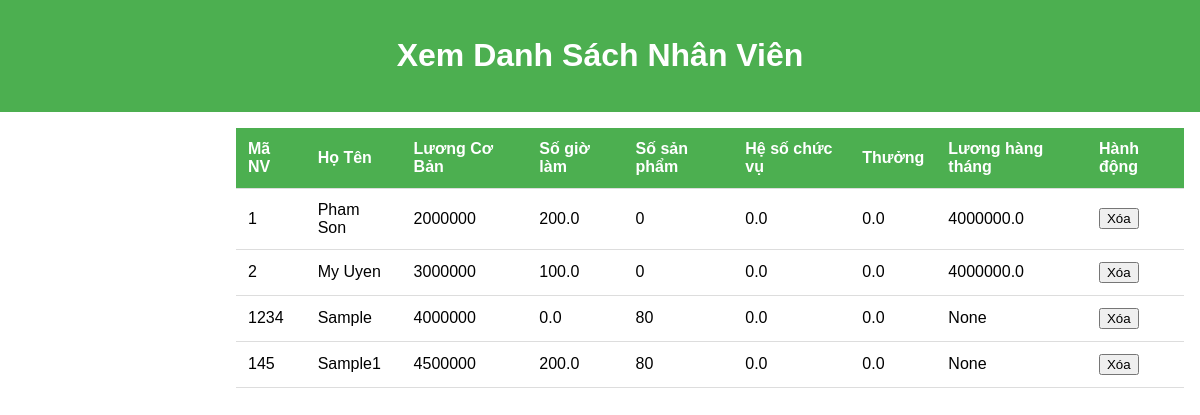
/hien_thi_nv/, run on an earlier commit of the app's database.
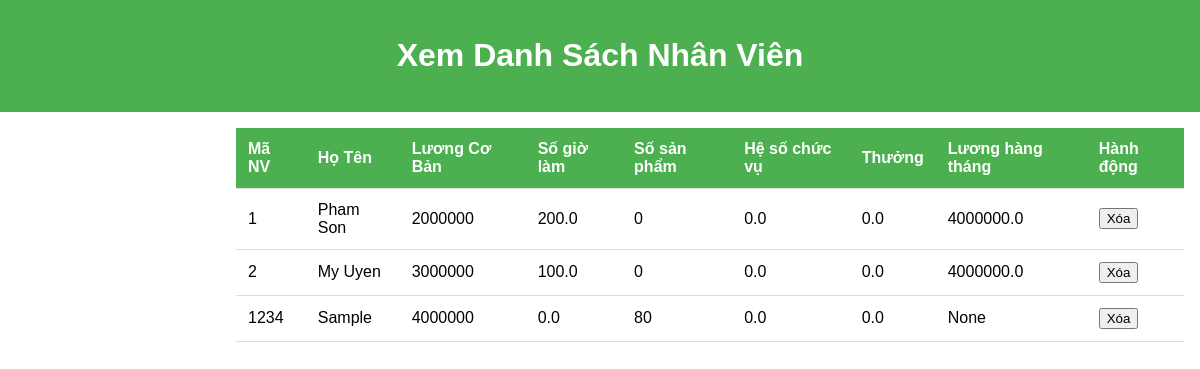
And on a later commit of the database.
### app/models.py (models this page shows)
class NhanVien(models.Model):
    ma_nv = models.IntegerField()
    ho_ten = models.CharField(max_length=200)
    luong_cb =models.IntegerField()
    loai_nv = models.CharField(max_length=100, default='van_phong')
    so_gio_lam = models.FloatField(default=0)
    so_sp = models.IntegerField(default=0)
    he_so_cv = models.FloatField(default=0)
    thuong = models.FloatField(default=0)
    luong_ht = models.FloatField(null=True)

### app/views.py (the view)
# urls.py: path('hien_thi_nv/', views.hien_thi_nv,name="hien_thi_nv"),
def hien_thi_nv(request):
    ds_nv = NhanVien.objects.all()
    return render(request, 'app/hien_thi_nv.html', {'ds_nv':ds_nv})

### app/templates/app/hien_thi_nv.html (shortened to what this page needs)
{%load static%}
<!DOCTYPE html>
<html lang="en">
  <head>
    <link href="{%static 'app/css/view_employee.css'%}" rel="stylesheet" />
  </head>
  <body>
    <header>
      <h1>Xem Danh Sách Nhân Viên</h1>
    </header>
    <main>
      <table>
        <tr>
          <th>Mã NV</th>
          <th>Họ Tên</th>
          <th>Lương Cơ Bản</th>
          <th>Số giờ làm</th>
          <th>Số sản phẩm</th>
          <th>Hệ số chức vụ</th>
          <th>Thưởng</th>
          <th>Lương hàng tháng</th>
          <th>Hành động</th>
        </tr>
        {% for nv in ds_nv %}
        <tr>
          <td>{{ nv.ma_nv }}</td>
          <td>{{ nv.ho_ten }}</td>
          <td>{{ nv.luong_cb }}</td>
          <td>{{ nv.so_gio_lam }}</td>
          <td>{{ nv.so_sp }}</td>
          <td>{{ nv.he_so_cv }}</td>
          <td>{{ nv.thuong }}</td>
          <td>{{ nv.luong_ht }}</td>
          <td>
            <form action="{% url 'xoa_nv' nv.ma_nv %}" method="post">
              <button type="submit">Xóa</button>
            </form>
          </td>
        </tr>
        {% endfor %}
      </table>
    </main>
  </body>
</html>

### app/static/app/css/view_employee.css (style rules this page uses)
body { font-family: Arial, sans-serif; margin: 0; padding: 0; }
header { background-color: #4caf50; color: white; text-align: center; padding: 1em 0; }
main { margin-left: 220px; padding: 1em; }
table { width: 100%; border-collapse: collapse; }
th, td { padding: 12px; text-align: left; border-bottom: 1px solid #ddd; }
th { background-color: #4caf50; color: white; }

What changed in the data, as far as the page shows it:
removed NhanVien: ma_nv "145", ho_ten "Sample1", luong_cb "4500000", so_gio_lam "200.0", so_sp "80", he_so_cv "0.0", thuong "0.0", luong_ht "None"
